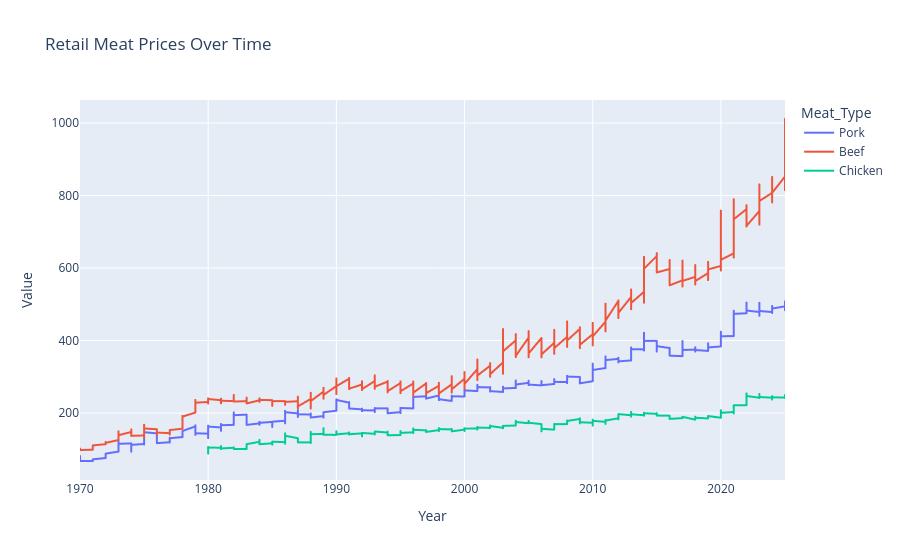

Notebook code for this chart:
### Code cell
fig = px.line(
    retail,
    x='Year',
    y='Value',
    color='Meat_Type',
    title='Retail Meat Prices Over Time'
)

fig.show()

### Figure 1 — Plotly figure (JSON) as saved in the notebook; plotly's stock layout.template omitted (floating-point values rounded to 4 significant figures; data arrays with more than 128 entries replaced by an {"elided": "..."} marker saying what was removed)
{"data": [{"hovertemplate": "Meat_Type=Pork<br>Year=%{x}<br>Value=%{y}<extra></extra>", "legendgroup": "Pork", "line": {"color": "#636efa", "dash": "solid"}, "marker": {"symbol": "circle"}, "mode": "lines", "name": "Pork", "showlegend": true, "type": "scattergl", "x": {"elided": "672 int values"}, "xaxis": "x", "y": {"elided": "672 float values"}, "yaxis": "y"}, {"hovertemplate": "Meat_Type=Beef<br>Year=%{x}<br>Value=%{y}<extra></extra>", "legendgroup": "Beef", "line": {"color": "#EF553B", "dash": "solid"}, "marker": {"symbol": "circle"}, "mode": "lines", "name": "Beef", "showlegend": true, "type": "scattergl", "x": {"elided": "1134 int values"}, "xaxis": "x", "y": {"elided": "1134 float values"}, "yaxis": "y"}, {"hovertemplate": "Meat_Type=Chicken<br>Year=%{x}<br>Value=%{y}<extra></extra>", "legendgroup": "Chicken", "line": {"color": "#00cc96", "dash": "solid"}, "marker": {"symbol": "circle"}, "mode": "lines", "name": "Chicken", "showlegend": true, "type": "scattergl", "x": {"elided": "552 int values"}, "xaxis": "x", "y": {"elided": "552 float values"}, "yaxis": "y"}], "layout": {"legend": {"title": {"text": "Meat_Type"}, "tracegroupgap": 0}, "title": {"text": "Retail Meat Prices Over Time"}, "xaxis": {"anchor": "y", "domain": [0, 1], "title": {"text": "Year"}}, "yaxis": {"anchor": "x", "domain": [0, 1], "title": {"text": "Value"}}}}
